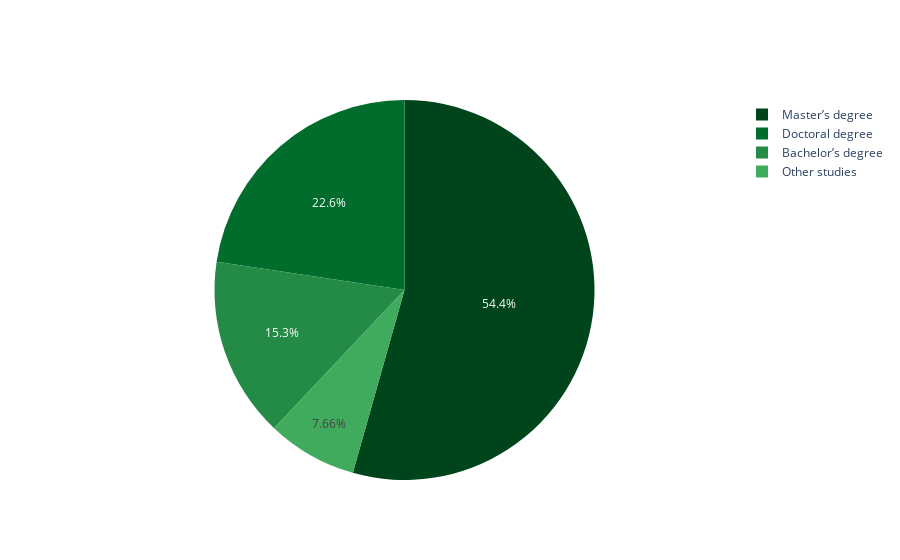

The cell this chart's notebook holds for it:
### Markdown cell above
#### Study

### Code cell
study_=df_prue.groupby(["Q8"],as_index=False).size().sort_values('size',ascending=False)

d_ ={'Q8':'Other studies','size':study_[3:]['size'].sum()}
study_=pd.concat([study_[:3],pd.DataFrame(d_,index=[0])],axis=0)
fig = go.Figure(data=[go.Pie(labels=study_["Q8"], values=study_["size"],marker=dict(colors=['rgb(0,68,27)',  'rgb(0,109,44)','rgb(35,139,69)', 'rgb(65,171,93)']))])
fig.show()

### Figure 1 — Plotly figure (JSON) as saved in the notebook; plotly's stock layout.template omitted (floating-point values rounded to 4 significant figures)
{"data": [{"labels": ["Master’s degree", "Doctoral degree", "Bachelor’s degree", "Other studies"], "marker": {"colors": ["rgb(0,68,27)", "rgb(0,109,44)", "rgb(35,139,69)", "rgb(65,171,93)"]}, "type": "pie", "values": [298, 124, 84, 42]}], "layout": {}}
